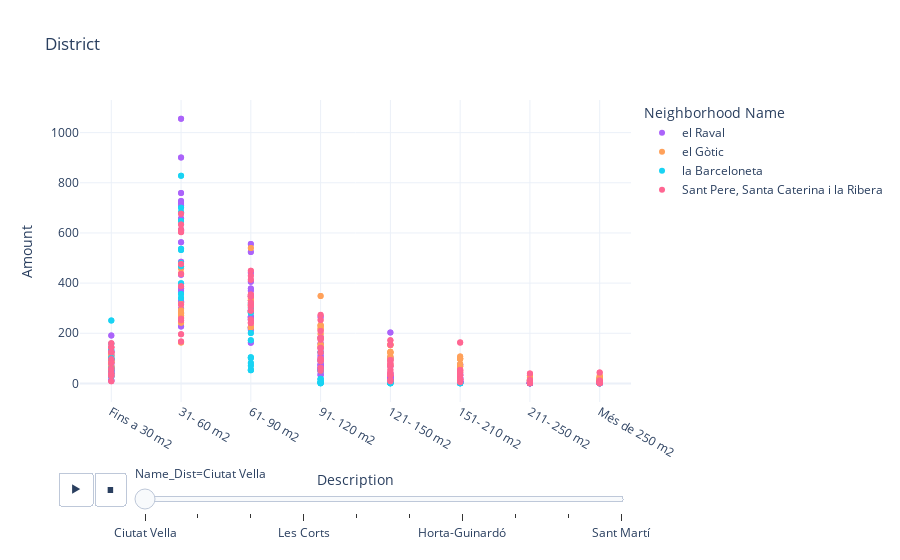

The notebook cell saved with this chart:
### Code cell
fig = px.scatter(house_area, x='Description', y='Amount', title="District", animation_frame="Name_Dist",
                     color_discrete_map=color_dict, color="Name_NBHD",  template="plotly_white",
                     labels={'Name_NBHD':'Neighborhood Name'})
fig.show()

### Figure 1 — Plotly figure (JSON) as saved in the notebook; plotly's stock layout.template omitted (floating-point values rounded to 4 significant figures; data arrays with more than 128 entries replaced by an {"elided": "..."} marker saying what was removed)
{"data": [{"hovertemplate": "Neighborhood Name=el Raval<br>Name_Dist=Ciutat Vella<br>Description=%{x}<br>Amount=%{y}<extra></extra>", "legendgroup": "el Raval", "marker": {"color": "#ab63fa", "symbol": "circle"}, "mode": "markers", "name": "el Raval", "orientation": "v", "showlegend": true, "type": "scatter", "x": {"elided": "322 str values"}, "xaxis": "x", "y": {"elided": "322 int values"}, "yaxis": "y"}, {"hovertemplate": "Neighborhood Name=el Gòtic<br>Name_Dist=Ciutat Vella<br>Description=%{x}<br>Amount=%{y}<extra></extra>", "legendgroup": "el Gòtic", "marker": {"color": "#FFA15A", "symbol": "circle"}, "mode": "markers", "name": "el Gòtic", "orientation": "v", "showlegend": true, "type": "scatter", "x": {"elided": "144 str values"}, "xaxis": "x", "y": {"elided": "144 int values"}, "yaxis": "y"}, {"hovertemplate": "Neighborhood Name=la Barceloneta<br>Name_Dist=Ciutat Vella<br>Description=%{x}<br>Amount=%{y}<extra></extra>", "legendgroup": "la Barceloneta", "marker": {"color": "#19d3f3", "symbol": "circle"}, "mode": "markers", "name": "la Barceloneta", "orientation": "v", "showlegend": true, "type": "scatter", "x": ["Fins a 30 m2", "31- 60 m2", "61- 90 m2", "91- 120 m2", "121- 150 m2", "151- 210 m2", "211- 250 m2", "Fins a 30 m2", "31- 60 m2", "61- 90 m2", "91- 120 m2", "121- 150 m2", "211- 250 m2", "Més de 250 m2", "Fins a 30 m2", "31- 60 m2", "61- 90 m2", "91- 120 m2", "121- 150 m2", "Fins a 30 m2", "31- 60 m2", "61- 90 m2", "91- 120 m2", "121- 150 m2", "Fins a 30 m2", "31- 60 m2", "61- 90 m2", "91- 120 m2", "121- 150 m2", "151- 210 m2", "Més de 250 m2", "Fins a 30 m2", "31- 60 m2", "61- 90 m2", "91- 120 m2", "121- 150 m2", "151- 210 m2", "Fins a 30 m2", "31- 60 m2", "61- 90 m2", "Fins a 30 m2", "31- 60 m2", "61- 90 m2", "91- 120 m2", "121- 150 m2", "151- 210 m2", "Més de 250 m2", "Fins a 30 m2", "31- 60 m2", "61- 90 m2", "91- 120 m2", "121- 150 m2", "Fins a 30 m2", "31- 60 m2", "61- 90 m2", "91- 120 m2", "Fins a 30 m2", "31- 60 m2", "61- 90 m2", "91- 120 m2", "121- 150 m2", "Més de 250 m2", "Fins a 30 m2", "31- 60 m2", "61- 90 m2", "91- 120 m2", "121- 150 m2", "151- 210 m2", "211- 250 m2", "Fins a 30 m2", "31- 60 m2", "61- 90 m2", "91- 120 m2", "121- 150 m2", "211- 250 m2", "Més de 250 m2", "Fins a 30 m2", "31- 60 m2", "61- 90 m2", "91- 120 m2", "121- 150 m2", "Fins a 30 m2", "31- 60 m2", "61- 90 m2", "91- 120 m2", "121- 150 m2", "Fins a 30 m2", "31- 60 m2", "61- 90 m2", "91- 120 m2", "121- 150 m2", "151- 210 m2", "Més de 250 m2", "Fins a 30 m2", "31- 60 m2", "61- 90 m2", "91- 120 m2", "121- 150 m2", "151- 210 m2", "Fins a 30 m2", "31- 60 m2", "61- 90 m2", "Fins a 30 m2", "31- 60 m2", "61- 90 m2", "91- 120 m2", "121- 150 m2", "151- 210 m2", "Més de 250 m2", "Fins a 30 m2", "31- 60 m2", "61- 90 m2", "91- 120 m2", "121- 150 m2", "Fins a 30 m2", "31- 60 m2", "61- 90 m2", "91- 120 m2", "Fins a 30 m2", "31- 60 m2", "61- 90 m2", "91- 120 m2", "121- 150 m2", "Més de 250 m2"], "xaxis": "x", "y": [134, 828, 172, 89, 9, 3, 2, 54, 532, 101, 17, 1, 1, 1, 101, 537, 52, 1, 4, 60, 648, 54, 1, 7, 52, 467, 201, 50, 10, 4, 4, 40, 341, 282, 7, 1, 1, 158, 700, 70, 97, 357, 318, 5, 4, 1, 1, 98, 480, 104, 19, 1, 251, 683, 81, 6, 28, 399, 301, 124, 4, 1, 134, 828, 172, 89, 9, 3, 2, 54, 532, 101, 17, 1, 1, 1, 101, 537, 52, 1, 4, 60, 648, 54, 1, 7, 52, 467, 201, 50, 10, 4, 4, 40, 341, 282, 7, 1, 1, 158, 700, 70, 97, 357, 318, 5, 4, 1, 1, 98, 480, 104, 19, 1, 251, 683, 81, 6, 28, 399, 301, 124, 4, 1], "yaxis": "y"}, {"hovertemplate": "Neighborhood Name=Sant Pere, Santa Caterina i la Ribera<br>Name_Dist=Ciutat Vella<br>Description=%{x}<br>Amount=%{y}<extra></extra>", "legendgroup": "Sant Pere, Santa Caterina i la Ribera", "marker": {"color": "#FF6692", "symbol": "circle"}, "mode": "markers", "name": "Sant Pere, Santa Caterina i la Ribera", "orientation": "v", "showlegend": true, "type": "scatter", "x": {"elided": "204 str values"}, "xaxis": "x", "y": {"elided": "204 int values"}, "yaxis": "y"}], "layout": {"legend": {"title": {"text": "Neighborhood Name"}, "tracegroupgap": 0}, "sliders": [{"active": 0, "currentvalue": {"prefix": "Name_Dist="}, "len": 0.9, "pad": {"b": 10, "t": 60}, "steps": [{"args": [["Ciutat Vella"], {"frame": {"duration": 0, "redraw": false}, "fromcurrent": true, "mode": "immediate", "transition": {"duration": 0, "easing": "linear"}}], "label": "Ciutat Vella", "method": "animate"}, {"args": [["Eixample"], {"frame": {"duration": 0, "redraw": false}, "fromcurrent": true, "mode": "immediate", "transition": {"duration": 0, "easing": "linear"}}], "label": "Eixample", "method": "animate"}, {"args": [["Sants-Montjuïc"], {"frame": {"duration": 0, "redraw": false}, "fromcurrent": true, "mode": "immediate", "transition": {"duration": 0, "easing": "linear"}}], "label": "Sants-Montjuïc", "method": "animate"}, {"args": [["Les Corts"], {"frame": {"duration": 0, "redraw": false}, "fromcurrent": true, "mode": "immediate", "transition": {"duration": 0, "easing": "linear"}}], "label": "Les Corts", "method": "animate"}, {"args": [["Sarrià-Sant Gervasi"], {"frame": {"duration": 0, "redraw": false}, "fromcurrent": true, "mode": "immediate", "transition": {"duration": 0, "easing": "linear"}}], "label": "Sarrià-Sant Gervasi", "method": "animate"}, {"args": [["Gràcia"], {"frame": {"duration": 0, "redraw": false}, "fromcurrent": true, "mode": "immediate", "transition": {"duration": 0, "easing": "linear"}}], "label": "Gràcia", "method": "animate"}, {"args": [["Horta-Guinardó"], {"frame": {"duration": 0, "redraw": false}, "fromcurrent": true, "mode": "immediate", "transition": {"duration": 0, "easing": "linear"}}], "label": "Horta-Guinardó", "method": "animate"}, {"args": [["Nou Barris"], {"frame": {"duration": 0, "redraw": false}, "fromcurrent": true, "mode": "immediate", "transition": {"duration": 0, "easing": "linear"}}], "label": "Nou Barris", "method": "animate"}, {"args": [["Sant Andreu"], {"frame": {"duration": 0, "redraw": false}, "fromcurrent": true, "mode": "immediate", "transition": {"duration": 0, "easing": "linear"}}], "label": "Sant Andreu", "method": "animate"}, {"args": [["Sant Martí"], {"frame": {"duration": 0, "redraw": false}, "fromcurrent": true, "mode": "immediate", "transition": {"duration": 0, "easing": "linear"}}], "label": "Sant Martí", "method": "animate"}], "x": 0.1, "xanchor": "left", "y": 0, "yanchor": "top"}], "title": {"text": "District"}, "updatemenus": [{"buttons": [{"args": [null, {"frame": {"duration": 500, "redraw": false}, "fromcurrent": true, "mode": "immediate", "transition": {"duration": 500, "easing": "linear"}}], "label": "&#9654;", "method": "animate"}, {"args": [[null], {"frame": {"duration": 0, "redraw": false}, "fromcurrent": true, "mode": "immediate", "transition": {"duration": 0, "easing": "linear"}}], "label": "&#9724;", "method": "animate"}], "direction": "left", "pad": {"r": 10, "t": 70}, "showactive": false, "type": "buttons", "x": 0.1, "xanchor": "right", "y": 0, "yanchor": "top"}], "xaxis": {"anchor": "y", "domain": [0, 1], "title": {"text": "Description"}}, "yaxis": {"anchor": "x", "domain": [0, 1], "title": {"text": "Amount"}}}}
